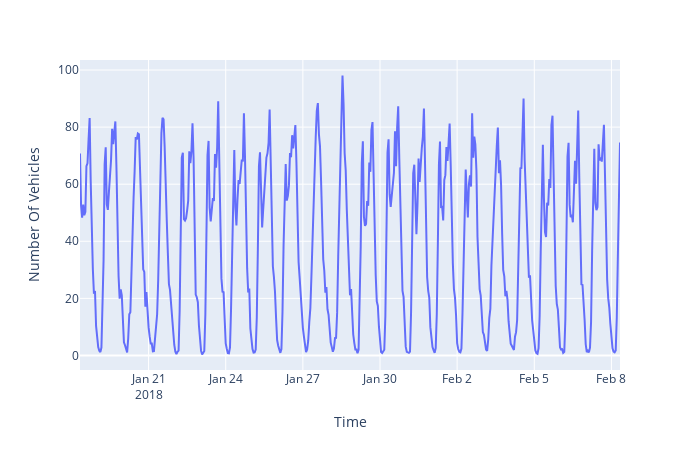

The notebook cell this image was saved under:
### Code cell
# random sample plot
temp = df.iloc[5000:, :]
sample_df = temp.head(12*24*21)
sample_df = sample_df.resample('1H').mean()
fig = px.line(sample_df, x=sample_df.index, y=['K504_N'], width=700, height=450)
fig.update_xaxes(title_text='Time')
fig.update_yaxes(title_text='Number Of Vehicles')
fig.update_layout(showlegend=False)
fig.show()
pio.write_image(fig, 'plots/rt_speed_hague.png',scale=4, width=700, height=450)

### Figure 1 — Plotly figure (JSON) as saved in the notebook; plotly's stock layout.template omitted (floating-point values rounded to 4 significant figures; data arrays with more than 128 entries replaced by an {"elided": "..."} marker saying what was removed)
{"data": [{"hovertemplate": "variable=K504_N<br>index=%{x}<br>value=%{y}<extra></extra>", "legendgroup": "K504_N", "line": {"color": "#636efa", "dash": "solid"}, "marker": {"symbol": "circle"}, "mode": "lines", "name": "K504_N", "orientation": "v", "showlegend": true, "type": "scatter", "x": {"elided": "505 str values"}, "xaxis": "x", "y": {"elided": "505 float values"}, "yaxis": "y"}], "layout": {"height": 450, "legend": {"title": {"text": "variable"}, "tracegroupgap": 0}, "margin": {"t": 60}, "showlegend": false, "width": 700, "xaxis": {"anchor": "y", "domain": [0, 1], "title": {"text": "Time"}}, "yaxis": {"anchor": "x", "domain": [0, 1], "title": {"text": "Number Of Vehicles"}}}}
